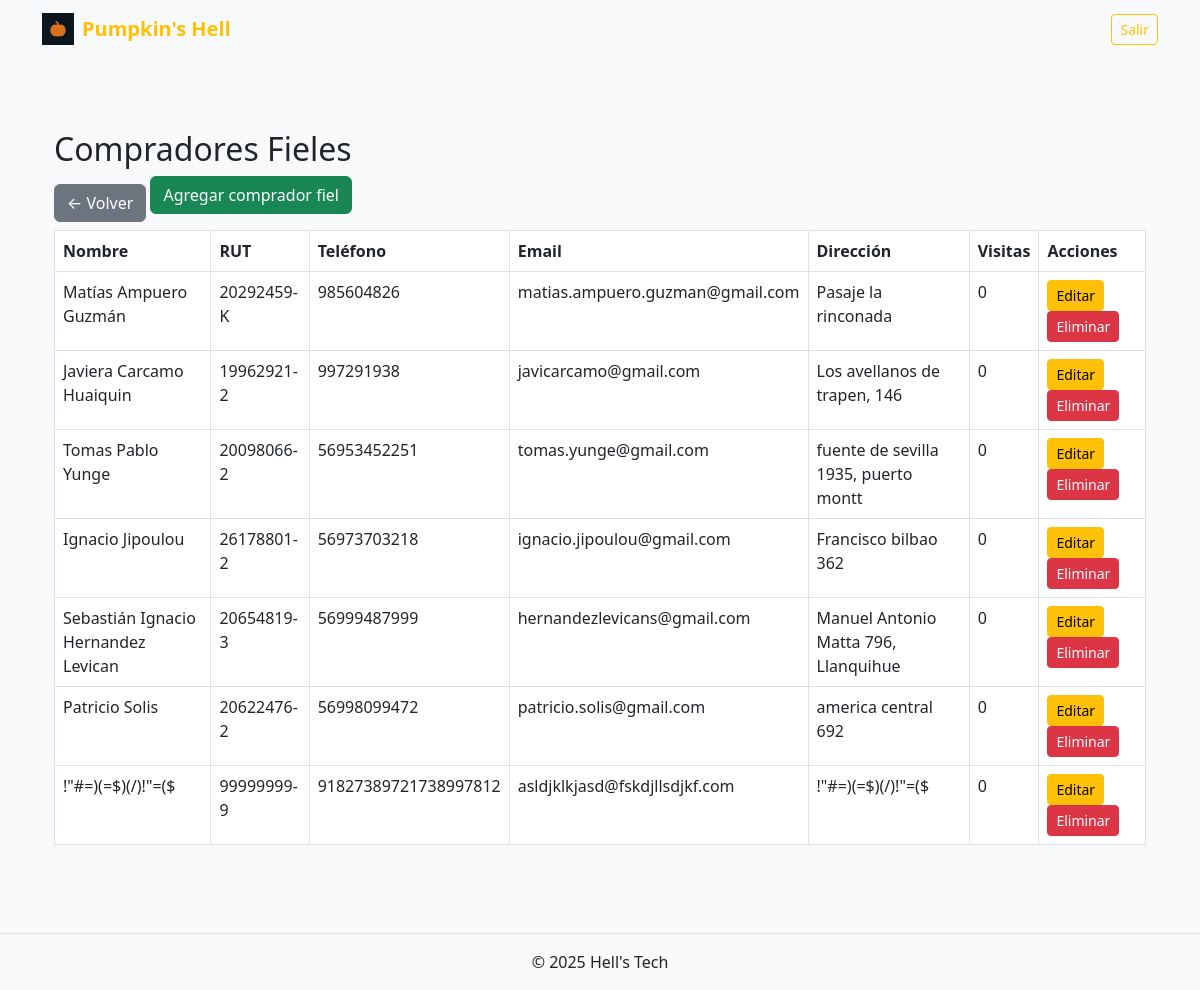
/compradores-fieles/ (signed in), run on the app's committed database.
### ventas/models.py (models this page shows, shortened)
class CompradorFiel(models.Model):
    nombre    = models.CharField(max_length=100)
    telefono  = models.CharField(max_length=20)
    email     = models.EmailField(blank=True)
    direccion = models.CharField(max_length=150, blank=True)
    rut       = models.CharField(max_length=15, unique=True)
    visitas   = models.PositiveIntegerField(default=0)

### ventas/views.py (the view)
# urls.py: path('compradores-fieles/', CompradorFielListView.as_view(), name='compradores_fieles_list'),
@method_decorator(decoradores_cajero_jefe, name='dispatch')
class CompradorFielListView(LoginRequiredMixin, UserPassesTestMixin, ListView):
    model = CompradorFiel
    template_name = 'ventas/comprador_fiel/list.html'
    def test_func(self):
        return self.request.user.groups.filter(name__in=["Cajero", "Jefe"]).exists()
    def get_context_data(self, **kwargs):
        context = super().get_context_data(**kwargs)
        context['es_bodeguero'] = self.request.user.groups.filter(name='Bodeguero').exists()
        context['es_jefe'] = self.request.user.groups.filter(name='Jefe').exists()
        if context['es_bodeguero']:
            context['volver_url'] = reverse('dashboard_bodeguero')
        elif context['es_jefe']:
            context['volver_url'] = reverse('dashboard_jefe')
        return context

### ventas/context_processors.py (called while the page is built)
def roles(request):
    ctx = {}
    user = request.user
    if user.is_authenticated:
        grupos = set(user.groups.values_list('name', flat=True))
        ctx['es_jefe']      = 'Jefe'      in grupos
        ctx['es_bodeguero'] = 'Bodeguero' in grupos
        ctx['es_cajero']    = 'Cajero'    in grupos
    return ctx

### ventas/views.py (called while the page is built)
def es_jefe_o_cajero(user):
    return user.groups.filter(name__in=['Jefe', 'Cajero']).exists()

### ventas/templates/ventas/comprador_fiel/list.html (shortened to what this page needs)
{% extends "base.html" %}
{% block content %}
<div class="container py-4">
  <h2>Compradores Fieles</h2>
  <a href="{{ volver_url }}" class="btn btn-secondary">← Volver</a>
  <a href="{% url 'comprador_fiel_create' %}" class="btn btn-success mb-3">Agregar comprador fiel</a>
  <table class="table table-bordered">
    <thead>
      <tr>
        <th>Nombre</th>
        <th>RUT</th>
        <th>Teléfono</th>
        <th>Email</th>
        <th>Dirección</th>
        <th>Visitas</th>
        <th>Acciones</th>
      </tr>
    </thead>
    <tbody>
      {% for obj in object_list %}
      <tr>
        <td>{{ obj.nombre }}</td>
        <td>{{ obj.rut }}</td>
        <td>{{ obj.telefono }}</td>
        <td>{{ obj.email }}</td>
        <td>{{ obj.direccion }}</td>
        <td>{{ obj.visitas }}</td>
        <td>
          <a href="{% url 'comprador_fiel_update' obj.id %}" class="btn btn-warning btn-sm">Editar</a>
          <a href="{% url 'comprador_fiel_delete' obj.id %}" class="btn btn-danger btn-sm">Eliminar</a>
        </td>
      </tr>
      {% empty %}
      <tr><td colspan="7">No hay compradores fieles registrados.</td></tr>
      {% endfor %}
    </tbody>
  </table>
</div>
{% endblock %}

### ventas/templates/base.html (style rules this page uses)
:root { --pos-orange: #ff8800; }

### data on the page
CompradorFiel: nombre "Matías Ampuero Guzmán", rut "20292459-K", telefono "985604826", email "matias.ampuero.guzman@gmail.com", direccion "Pasaje la rinconada", visitas "0"
CompradorFiel: nombre "Javiera Carcamo Huaiquin", rut "19962921-2", telefono "997291938", email "javicarcamo@gmail.com", direccion "Los avellanos de trapen, 146", visitas "0"
CompradorFiel: nombre "Tomas Pablo Yunge", rut "20098066-2", telefono "56953452251", email "tomas.yunge@gmail.com", direccion "fuente de sevilla 1935, puerto montt", visitas "0"
CompradorFiel: nombre "Ignacio Jipoulou", rut "26178801-2", telefono "56973703218", email "ignacio.jipoulou@gmail.com", direccion "Francisco bilbao 362", visitas "0"
CompradorFiel: nombre "Sebastián Ignacio Hernandez Levican", rut "20654819-3", telefono "56999487999", email "hernandezlevicans@gmail.com", direccion "Manuel Antonio Matta 796, Llanquihue", visitas "0"
CompradorFiel: nombre "Patricio Solis", rut "20622476-2", telefono "56998099472", email "patricio.solis@gmail.com", direccion "america central 692", visitas "0"
CompradorFiel: nombre "!\"#=)(=$)(/)!\"=($", rut "99999999-9", telefono "91827389721738997812", email "asldjklkjasd@fskdjllsdjkf.com", direccion "!\"#=)(=$)(/)!\"=($", visitas "0"
